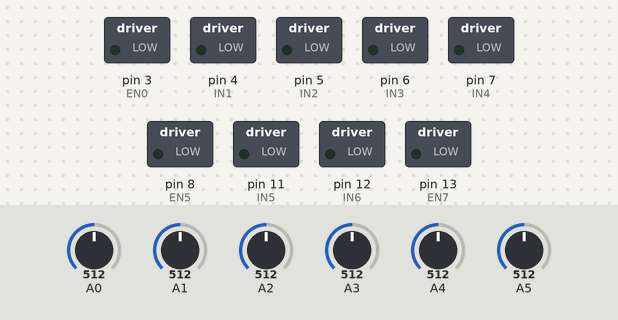
Recording of a sketch running on a simulated Arduino Mega 2560, built with avr-gcc and run on an emulated ATmega2560. Shown: switched loads named in the sketch (green lamp = pin HIGH). The inputs (shaded band) are chosen by the test bench; at power-on: A0 = 512, A1 = 512, A2 = 512, A3 = 512, A4 = 512, A5 = 512. WiFi joins after 1.5 s; servers stay silent unless stated; no MQTT or app messages arrive unless stated; what the sketch prints to the serial monitor is not drawn.

Above: at 0.1 s.
At 14.6 s:
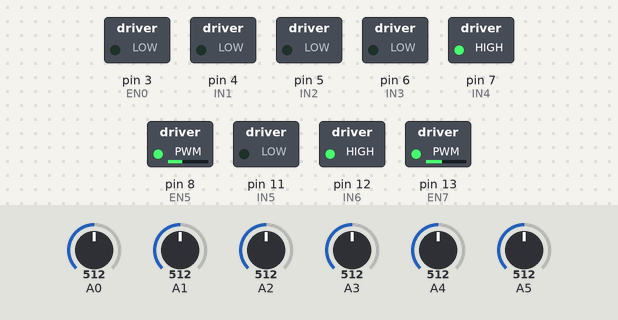
At 16.6 s:
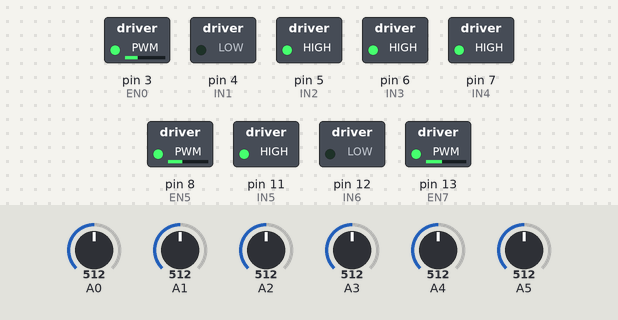
At 18.6 s:
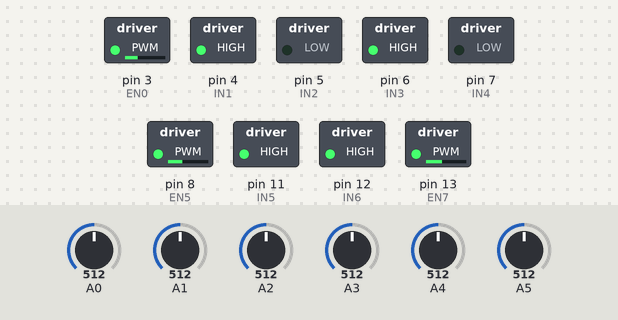
At 29.7 s:
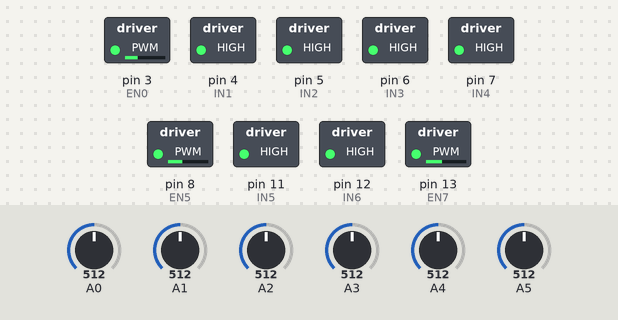
At 34.8 s:
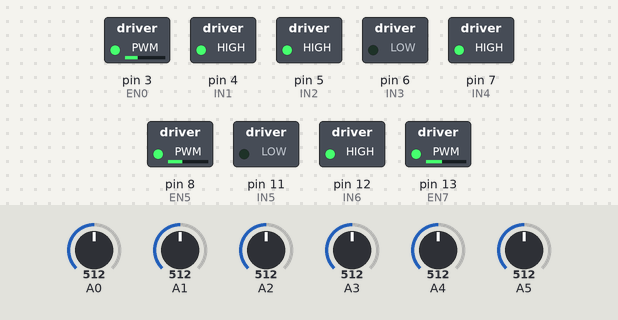
Timing chart, 0 to 40.0 s (numbered marks = the images above):
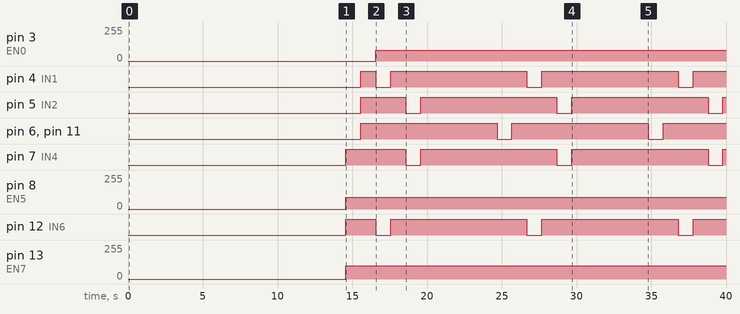

Measured:
- by itself, pin 3 (EN0): 0/255 → 80/255 at 16.6 s
- by itself, pin 4 (IN1), pin 5 (IN2), pin 7 (IN4), pin 12 (IN6): repeats every 10.1 s: LOW 1.0 s, HIGH 9.1 s
- by itself, pin 6 (IN3), pin 11 (IN5): alternates HIGH for 9.1 s and LOW for 1.0 s
- by itself, pin 8 (EN5): 0/255 → 90/255 at 14.6 s
- by itself, pin 13 (EN7): 0/255 → 100/255 at 14.6 s

The sketch:

mrp_beerpong.ino
```cpp
// ********************************** //
// Everything ESP and MQTT
// ********************************** //
#include "WiFiEsp.h"
#include "Adafruit_MQTT.h"
#include "Adafruit_MQTT_Client.h"
#include "stdlib.h"

char ssid[] = "MRP_BEERPONG";            // your network SSID (name)
char pass[] = "ARG76VEP3D";           // your network password
int status = WL_IDLE_STATUS;            // the WiFi radio's status

#define MQTT_SERVER      "192.168.24.1"
#define MQTT_SERVERPORT  1883
#define MQTT_USERNAME    "pi"
#define MQTT_KEY         "raspberry"
#define MQTT_BALL_TOPIC             "/ballincups"
#define MQTT_MOTOR_CONTROL_TOPIC    "/motorcommand"


// Create an ESP8266 WiFiClient class to connect to the MQTT server
WiFiEspClient wifi_client;

// Setup the MQTT client class by assing in the WiFi client and the MQTT server and login details.
Adafruit_MQTT_Client mqtt(&wifi_client, MQTT_SERVER, MQTT_SERVERPORT, MQTT_USERNAME, MQTT_KEY);

// MQTT Publish Balls
Adafruit_MQTT_Publish ballincups_mqtt_publish = Adafruit_MQTT_Publish(&mqtt, MQTT_USERNAME MQTT_BALL_TOPIC);

// MQTT Subscribe motor commands
Adafruit_MQTT_Subscribe motorcommand_mqtt_subscribe = Adafruit_MQTT_Subscribe(&mqtt, MQTT_USERNAME MQTT_MOTOR_CONTROL_TOPIC);

// publish
#define PUBLISH_INTERVAL 30000
unsigned long prev_post_time;

// debug
#define DEBUG_INTERVAL 2000
unsigned long prev_debug_time;


// ********************************** //
// Defines the constant for calibration.
// ********************************** //

int sensorValue_front_cal = 0;     // A0
int sensorValue_midleft_cal = 0;   // A1
int sensorValue_midright_cal = 0;  // A2
int sensorValue_backleft_cal = 0;  // A3
int sensorValue_backmid_cal = 0;   // A4
int sensorValue_backright_cal = 0; // A5
int calibration_loop = 50;


// ********************************** //
// Defines for sensor ball_threshold
// ********************************** //

int sensor_threshold = -50;


// ********************************** //
// Defines for sensor output.
// ********************************** //

int sensor_front;
int sensor_midleft;
int sensor_midright;
int sensor_backleft;
int sensor_backmid;
int sensor_backright;


// ********************************** //
// Beerpong transmission values.
// ********************************** //

int transmission_int = 0;


// ********************************** //
// Finite state machine.
// ********************************** //

int state = 0;
int state_calibration = 0;
int state_ball_detection = 1;
int state_motor_control = 2;


// ********************************** //
// Everything movement
// ********************************** //

uint8_t* movement_level;

// Definitions Arduino pins connected to input H Bridge
int EN0 = 3;
int IN1 = 4; //RIGHT
int IN2 = 5; //RIGHT
int IN3 = 6; //LEFT
int IN4 = 7; //LEFT
int EN5 = 8;
int IN5 = 11; //FRONT
int IN6 = 12; //FRONT
int EN7 = 13;

int set_speed_right = 80;
int set_speed_left = 90;
int set_speed_front = 100;

void all_high(){
  digitalWrite(IN1, HIGH);
  digitalWrite(IN2, HIGH);
  digitalWrite(IN3, HIGH);
  digitalWrite(IN4, HIGH);
  digitalWrite(IN5, HIGH);
  digitalWrite(IN6, HIGH);
}

void backward(){
  digitalWrite(IN1, LOW); //RIGHT
  digitalWrite(IN2, HIGH);
  analogWrite(EN0, set_speed_right);
  digitalWrite(IN3, LOW); //LEFT
  digitalWrite(IN4, HIGH);
  analogWrite(EN5, set_speed_left);
}

void forward(){
  digitalWrite(IN1, HIGH); //RIGHT
  digitalWrite(IN2, LOW);
  analogWrite(EN0, set_speed_right);

  digitalWrite(IN3, HIGH); //LEFT
  digitalWrite(IN4, LOW);
  analogWrite(EN5, set_speed_left);
}

void backwards_right(){
  digitalWrite(IN3, LOW); //LEFT
  digitalWrite(IN4, HIGH);
  analogWrite(EN5, set_speed_left);

  digitalWrite(IN5, LOW); //FRONT
  digitalWrite(IN6, HIGH);
  analogWrite(EN7, set_speed_front);
}

void backwards_left(){
  digitalWrite(IN1, LOW); //RIGHT
  digitalWrite(IN2, HIGH);
  analogWrite(EN0, set_speed_right);

  digitalWrite(IN5, HIGH); //FRONT
  digitalWrite(IN6, LOW);
  analogWrite(EN7, set_speed_front);
}

void forward_right(){
  digitalWrite(IN1, HIGH); //RIGHT
  digitalWrite(IN2, LOW);
  analogWrite(EN0, set_speed_right);

  digitalWrite(IN5, LOW); //FRONT
  digitalWrite(IN6, HIGH);
  analogWrite(EN7, set_speed_front);
}

void forward_left(){
  digitalWrite(IN3, HIGH); //left
  digitalWrite(IN4, LOW);
  analogWrite(EN5, set_speed_left);

  digitalWrite(IN5, HIGH); //FRONT
  digitalWrite(IN6, LOW);
  analogWrite(EN7, set_speed_front);
}

void rotateTriangle() {
  backwards_right();
  delay(1000);
  all_high();
  delay(1000);
  backwards_left();
  delay(1000);
  all_high();
  delay(1000);
  forward();
  delay(1000);
  all_high();
  delay(1000);
}


// ********************************** //
// mqtt_connect function
// ********************************** //

void mqtt_connect()
{
  int8_t ret;

  // Stop if already connected.
  if (! mqtt.connected())
  {
    Serial.println("Connecting to MQTT");
    while ((ret = mqtt.connect()) != 0)
    { // connect will return 0 for connected

         Serial.println(mqtt.connectErrorString(ret));
         mqtt.disconnect();
         delay(5000);  // wait 5 seconds
    }

  }
  Serial.println("MQTT Connected");
}


void setup() {
  //setup all the pins for controlling the motors.
  Serial.println("Setting up the motor pins for control");
  // Set the output pins
  pinMode(EN0, OUTPUT);
  pinMode(IN1, OUTPUT);
  pinMode(IN2, OUTPUT);
  pinMode(IN3, OUTPUT);
  pinMode(IN4, OUTPUT);
  pinMode(EN5, OUTPUT);
  pinMode(IN5, OUTPUT);
  pinMode(IN6, OUTPUT);
  pinMode(EN7, OUTPUT);

  // Start the serial communication
  Serial.begin(115200);
  Serial3.begin(115200);
  WiFi.init(&Serial3);


  if (WiFi.status() == WL_NO_SHIELD) {
    Serial.println("WiFi shield not present");
    while (true); // don't continue
  }

  while ( status != WL_CONNECTED) {
    Serial.print("Attempting to connect to WPA SSID: ");
    Serial.println(ssid);
    status = WiFi.begin(ssid, pass);
    delay(4000);
  }
  Serial.println("You're connected to the network");

  delay(5000); // important as MQQT sometimes can fall otherweise.
  // Setup MQTT subscription for motorcommand_mqtt_subscribe feed.
  //mqtt.subscribe(&motorcommand_mqtt_subscribe);
  //delay(5000);

}


// ********************************** //
// Calibration state //
// ********************************** //

void calibration() {
  // Calibration loop to set the value to close to zero.
  for (int i = 0; i < calibration_loop; i++) {
    // Read the analog values from A0-A5
    sensorValue_front_cal += (analogRead(A0));
    sensorValue_midleft_cal += (analogRead(A1));
    sensorValue_midright_cal += (analogRead(A2));
    sensorValue_backleft_cal += (analogRead(A3));
    sensorValue_backmid_cal += (analogRead(A4));
    sensorValue_backright_cal += (analogRead(A5));
    delay(100);
  }
  sensorValue_front_cal = (sensorValue_front_cal / calibration_loop);
  sensorValue_midleft_cal = (sensorValue_midleft_cal / calibration_loop);
  sensorValue_midright_cal = (sensorValue_midright_cal / calibration_loop);
  sensorValue_backleft_cal = (sensorValue_backleft_cal / calibration_loop);
  sensorValue_backmid_cal = (sensorValue_backmid_cal / calibration_loop);
  sensorValue_backright_cal = (sensorValue_backright_cal / calibration_loop);
  delay(100);
}


// ********************************** //
// Ball detection state with calibrated sensor readings //
// ********************************** //

void read_calibrated_sensor() {
  sensor_front = (analogRead(A0) - sensorValue_front_cal);
  sensor_midleft = (analogRead(A1) - sensorValue_midleft_cal);
  sensor_midright = (analogRead(A2) - sensorValue_midright_cal);
  sensor_backleft = (analogRead(A3) - sensorValue_backleft_cal);
  sensor_backmid = (analogRead(A4) - sensorValue_backmid_cal);
  sensor_backright = (analogRead(A5) - sensorValue_backright_cal);
  delay(100);
}

void ball_detection_threshold_loop() {
  // Put the ball in the front cup, and let it stay there for X seconds

    int sf = 0;
    int sml = 0;
    int smr = 0;
    int sbl = 0;
    int sbm = 0;
    int sbr = 0;
    int range = 20;
    for (int i = 0; i < range; i++) {
      read_calibrated_sensor();
      sf   += sensor_front;
      sml  += sensor_midleft;
      smr  += sensor_midright;
      sbl  += sensor_backleft;
      sbm  += sensor_backmid;
      sbr  += sensor_backright;
      delay(100);
    }
    sf = sf / range;
    sml = sml / range;
    smr = smr / range;
    sbl = sbl / range;
    sbm = sbm / range;
    sbr = sbr / range;

    if(sf < sensor_threshold){
       transmission_int += 1;
    }
    if(sml < sensor_threshold){
       transmission_int += 2;
    }
    if(smr < sensor_threshold){
       transmission_int += 4;
    }
    if(sbl < sensor_threshold){
       transmission_int += 8;
    }
    if(sbm < sensor_threshold){
       transmission_int += 16;
    }
    if(sbr < sensor_threshold){
       transmission_int += 32;
    }

    char payload[10];
    itoa(transmission_int, payload, 10);

    Serial.println("starting connection to server...");
    mqtt_connect();
    if (! ballincups_mqtt_publish.publish(payload))
    {
      Serial.println("MQTT failed");
    }
    else
    {
      Serial.print(". Publish succesfull");
    }
     transmission_int = 0;
    rotateTriangle();

     delay(100);
}


// ********************************** //
// Unused motor control loop //
// ********************************** //

void motor_control_loop(){

  // First connection to MQTT
  Adafruit_MQTT_Subscribe *subscription;
  while ((subscription = mqtt.readSubscription(5000))) {
    if (subscription == &motorcommand_mqtt_subscribe) {
      Serial.print(F("Got: "));
      Serial.println((char *)motorcommand_mqtt_subscribe.lastread);
      movement_level = motorcommand_mqtt_subscribe.lastread;
    }
  }
  delay(100);
  rotateTriangle();
}


// ********************************** //
// Arduino main loop
// ********************************** //

void loop() {
  switch (state) {
    case 0:
      Serial.println("state_calibration");
      //calibration();
      state = state_ball_detection;
      break;
    case 1:

      Serial.println("state_ball_detection");
      ball_detection_threshold_loop();
      state = state_ball_detection; // Staying here for now
      break;
    case 2:
      Serial.println("state_motor_control");
      motor_control_loop();
      state = state_ball_detection;
      break;
    default:
      break;
  }
}
```
